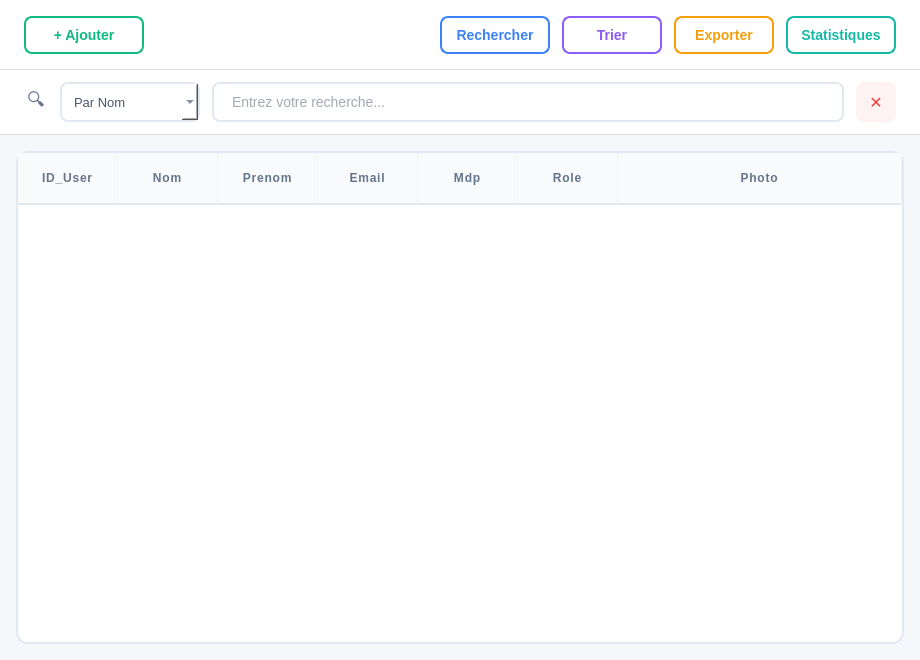
<?xml version="1.0" encoding="UTF-8"?>
<ui version="4.0">
 <class>UsersPage</class>
 <widget class="QWidget" name="UsersPage">
  <property name="geometry">
   <rect>
    <x>0</x>
    <y>0</y>
    <width>920</width>
    <height>660</height>
   </rect>
  </property>
  <property name="windowTitle">
   <string>Users</string>
  </property>
  <property name="styleSheet">
   <string notr="true">
}</string>
  </property>
  <layout class="QVBoxLayout" name="mainLayout">
   <property name="spacing">
    <number>0</number>
   </property>
   <property name="leftMargin">
    <number>0</number>
   </property>
   <property name="topMargin">
    <number>0</number>
   </property>
   <property name="rightMargin">
    <number>0</number>
   </property>
   <property name="bottomMargin">
    <number>0</number>
   </property>
   <item>
    <widget class="QWidget" name="toolbar" native="true">
     <property name="minimumSize">
      <size>
       <width>0</width>
       <height>70</height>
      </size>
     </property>
     <property name="maximumSize">
      <size>
       <width>16777215</width>
       <height>70</height>
      </size>
     </property>
     <property name="styleSheet">
      <string notr="true">QWidget#toolbar {
    background-color: #FFFFFF;
    border-bottom: 1px solid #E0E0E0;
}</string>
     </property>
     <layout class="QHBoxLayout" name="toolbarLayout">
      <property name="spacing">
       <number>12</number>
      </property>
      <property name="leftMargin">
       <number>24</number>
      </property>
      <property name="topMargin">
       <number>16</number>
      </property>
      <property name="rightMargin">
       <number>24</number>
      </property>
      <property name="bottomMargin">
       <number>16</number>
      </property>
      <item>
       <widget class="QToolButton" name="addButtonUser">
        <property name="minimumSize">
         <size>
          <width>120</width>
          <height>38</height>
         </size>
        </property>
        <property name="maximumSize">
         <size>
          <width>120</width>
          <height>38</height>
         </size>
        </property>
        <property name="cursor">
         <cursorShape>PointingHandCursor</cursorShape>
        </property>
        <property name="styleSheet">
         <string notr="true">QToolButton {
    background-color: transparent;
    color: #10B981;
    border: 2px solid #10B981;
    border-radius: 8px;
    font-family: 'Segoe UI', sans-serif;
    font-size: 14px;
    font-weight: 600;
    padding: 0px 16px;
}
QToolButton:hover {
    background-color: #10B981;
    color: white;
    border-color: #10B981;
}
QToolButton:pressed {
    background-color: #059669;
    border-color: #059669;
}</string>
        </property>
        <property name="text">
         <string>+ Ajouter</string>
        </property>
       </widget>
      </item>
      <item>
       <spacer name="horizontalSpacer">
        <property name="orientation">
         <enum>Qt::Orientation::Horizontal</enum>
        </property>
        <property name="sizeHint" stdset="0">
         <size>
          <width>40</width>
          <height>20</height>
         </size>
        </property>
       </spacer>
      </item>
      <item>
       <widget class="QToolButton" name="searchButtonUser">
        <property name="minimumSize">
         <size>
          <width>110</width>
          <height>38</height>
         </size>
        </property>
        <property name="maximumSize">
         <size>
          <width>110</width>
          <height>38</height>
         </size>
        </property>
        <property name="cursor">
         <cursorShape>PointingHandCursor</cursorShape>
        </property>
        <property name="styleSheet">
         <string notr="true">QToolButton {
    background-color: transparent;
    color: #3B82F6;
    border: 2px solid #3B82F6;
    border-radius: 8px;
    font-family: 'Segoe UI', sans-serif;
    font-size: 14px;
    font-weight: 600;
    padding: 0px 12px;
}
QToolButton:hover {
    background-color: #3B82F6;
    color: white;
    border-color: #3B82F6;
}
QToolButton:pressed {
    background-color: #2563EB;
    border-color: #2563EB;
}</string>
        </property>
        <property name="text">
         <string>Rechercher</string>
        </property>
       </widget>
      </item>
      <item>
       <widget class="QToolButton" name="sortButtonUser">
        <property name="minimumSize">
         <size>
          <width>100</width>
          <height>38</height>
         </size>
        </property>
        <property name="maximumSize">
         <size>
          <width>100</width>
          <height>38</height>
         </size>
        </property>
        <property name="cursor">
         <cursorShape>PointingHandCursor</cursorShape>
        </property>
        <property name="styleSheet">
         <string notr="true">QToolButton {
    background-color: transparent;
    color: #8B5CF6;
    border: 2px solid #8B5CF6;
    border-radius: 8px;
    font-family: 'Segoe UI', sans-serif;
    font-size: 14px;
    font-weight: 600;
    padding: 0px 12px;
}
QToolButton:hover {
    background-color: #8B5CF6;
    color: white;
    border-color: #8B5CF6;
}
QToolButton:pressed {
    background-color: #7C3AED;
    border-color: #7C3AED;
}</string>
        </property>
        <property name="text">
         <string>Trier</string>
        </property>
        <property name="popupMode">
         <enum>QToolButton::ToolButtonPopupMode::InstantPopup</enum>
        </property>
       </widget>
      </item>
      <item>
       <widget class="QToolButton" name="exportButtonUser">
        <property name="minimumSize">
         <size>
          <width>100</width>
          <height>38</height>
         </size>
        </property>
        <property name="maximumSize">
         <size>
          <width>100</width>
          <height>38</height>
         </size>
        </property>
        <property name="cursor">
         <cursorShape>PointingHandCursor</cursorShape>
        </property>
        <property name="styleSheet">
         <string notr="true">QToolButton {
    background-color: transparent;
    color: #F59E0B;
    border: 2px solid #F59E0B;
    border-radius: 8px;
    font-family: 'Segoe UI', sans-serif;
    font-size: 14px;
    font-weight: 600;
    padding: 0px 12px;
}
QToolButton:hover {
    background-color: #F59E0B;
    color: white;
    border-color: #F59E0B;
}
QToolButton:pressed {
    background-color: #D97706;
    border-color: #D97706;
}</string>
        </property>
        <property name="text">
         <string>Exporter</string>
        </property>
        <property name="popupMode">
         <enum>QToolButton::ToolButtonPopupMode::InstantPopup</enum>
        </property>
       </widget>
      </item>
      <item>
       <widget class="QToolButton" name="statsButtonUser">
        <property name="minimumSize">
         <size>
          <width>110</width>
          <height>38</height>
         </size>
        </property>
        <property name="maximumSize">
         <size>
          <width>110</width>
          <height>38</height>
         </size>
        </property>
        <property name="cursor">
         <cursorShape>PointingHandCursor</cursorShape>
        </property>
        <property name="styleSheet">
         <string notr="true">QToolButton {
    background-color: transparent;
    color: #14B8A6;
    border: 2px solid #14B8A6;
    border-radius: 8px;
    font-family: 'Segoe UI', sans-serif;
    font-size: 14px;
    font-weight: 600;
    padding: 0px 12px;
}
QToolButton:hover {
    background-color: #14B8A6;
    color: white;
    border-color: #14B8A6;
}
QToolButton:pressed {
    background-color: #0D9488;
    border-color: #0D9488;
}</string>
        </property>
        <property name="text">
         <string>Statistiques</string>
        </property>
       </widget>
      </item>
     </layout>
    </widget>
   </item>
   <item>
    <widget class="QWidget" name="searchBar" native="true">
     <property name="minimumSize">
      <size>
       <width>0</width>
       <height>65</height>
      </size>
     </property>
     <property name="maximumSize">
      <size>
       <width>16777215</width>
       <height>65</height>
      </size>
     </property>
     <property name="styleSheet">
      <string notr="true">QWidget#searchBar {
    background-color: #FFFFFF;
    border-bottom: 1px solid #E0E0E0;
}</string>
     </property>
     <layout class="QHBoxLayout" name="searchBarLayout">
      <property name="spacing">
       <number>12</number>
      </property>
      <property name="leftMargin">
       <number>24</number>
      </property>
      <property name="topMargin">
       <number>12</number>
      </property>
      <property name="rightMargin">
       <number>24</number>
      </property>
      <property name="bottomMargin">
       <number>12</number>
      </property>
      <item>
       <widget class="QLabel" name="searchIconUser">
        <property name="minimumSize">
         <size>
          <width>24</width>
          <height>24</height>
         </size>
        </property>
        <property name="maximumSize">
         <size>
          <width>24</width>
          <height>24</height>
         </size>
        </property>
        <property name="styleSheet">
         <string notr="true">font-size: 18px; background: transparent; color: #64748B;</string>
        </property>
        <property name="text">
         <string>🔍</string>
        </property>
        <property name="alignment">
         <set>Qt::AlignmentFlag::AlignCenter</set>
        </property>
       </widget>
      </item>
      <item>
       <widget class="QComboBox" name="searchTypeComboUser">
        <property name="minimumSize">
         <size>
          <width>140</width>
          <height>40</height>
         </size>
        </property>
        <property name="maximumSize">
         <size>
          <width>140</width>
          <height>40</height>
         </size>
        </property>
        <property name="styleSheet">
         <string notr="true">QComboBox {
    border: 1.5px solid #E2E8F0;
    border-radius: 8px;
    padding: 8px 12px;
    background: #FFFFFF;
    font-family: 'Segoe UI', sans-serif;
    font-size: 13px;
    color: #475569;
}
QComboBox:hover {
    border-color: #C7D2FE;
}
QComboBox:focus {
    border-color: #6366F1;
    background-color: #FAFBFF;
}</string>
        </property>
        <item>
         <property name="text">
          <string>Par Nom</string>
         </property>
        </item>
        <item>
         <property name="text">
          <string>Par Email</string>
         </property>
        </item>
        <item>
         <property name="text">
          <string>Par Role</string>
         </property>
        </item>
       </widget>
      </item>
      <item>
       <widget class="QLineEdit" name="searchInputUser">
        <property name="minimumSize">
         <size>
          <width>0</width>
          <height>40</height>
         </size>
        </property>
        <property name="maximumSize">
         <size>
          <width>16777215</width>
          <height>40</height>
         </size>
        </property>
        <property name="styleSheet">
         <string notr="true">QLineEdit {
    border: 1.5px solid #E2E8F0;
    border-radius: 8px;
    padding: 8px 16px;
    background: #FFFFFF;
    font-family: 'Segoe UI', sans-serif;
    font-size: 14px;
    color: #475569;
}
QLineEdit:hover {
    border-color: #C7D2FE;
}
QLineEdit:focus {
    border-color: #6366F1;
    background-color: #FAFBFF;
}</string>
        </property>
        <property name="placeholderText">
         <string>Entrez votre recherche...</string>
        </property>
       </widget>
      </item>
      <item>
       <widget class="QToolButton" name="clearButtonUser">
        <property name="minimumSize">
         <size>
          <width>40</width>
          <height>40</height>
         </size>
        </property>
        <property name="maximumSize">
         <size>
          <width>40</width>
          <height>40</height>
         </size>
        </property>
        <property name="cursor">
         <cursorShape>PointingHandCursor</cursorShape>
        </property>
        <property name="styleSheet">
         <string notr="true">QToolButton {
    background-color: #FEF2F2;
    color: #EF4444;
    border: none;
    border-radius: 8px;
    font-size: 16px;
    font-weight: bold;
}
QToolButton:hover {
    background-color: #EF4444;
    color: white;
}</string>
        </property>
        <property name="text">
         <string>✕</string>
        </property>
       </widget>
      </item>
     </layout>
    </widget>
   </item>
   <item>
    <widget class="QWidget" name="contentArea" native="true">
     <property name="styleSheet">
      <string notr="true">QWidget#contentArea {
    background-color: #F5F7FA;
}</string>
     </property>
     <layout class="QVBoxLayout" name="contentLayout">
      <property name="spacing">
       <number>0</number>
      </property>
      <property name="leftMargin">
       <number>16</number>
      </property>
      <property name="topMargin">
       <number>16</number>
      </property>
      <property name="rightMargin">
       <number>16</number>
      </property>
      <property name="bottomMargin">
       <number>16</number>
      </property>
      <item>
       <widget class="QTableWidget" name="usersTable">
        <property name="styleSheet">
         <string notr="true">QTableWidget {
    background-color: #FFFFFF;
    border: 1.5px solid #E2E8F0;
    border-radius: 12px;
    gridline-color: #F1F5F9;
    font-family: 'Segoe UI', 'Roboto', sans-serif;
}
QTableWidget::item {
    padding: 14px;
    border-bottom: 1px solid #F1F5F9;
    color: #475569;
    font-size: 13px;
}
QTableWidget::item:selected {
    background-color: #F1F5F9;
    color: #1E293B;
}
QHeaderView::section {
    background-color: #F8FAFC;
    color: #64748B;
    padding: 16px;
    border: none;
    border-bottom: 2px solid #E2E8F0;
    border-right: 1px solid #F1F5F9;
    font-weight: 600;
    font-size: 12px;
    text-transform: uppercase;
    font-family: 'Segoe UI', 'Roboto', sans-serif;
    letter-spacing: 0.8px;
}</string>
        </property>
        <property name="editTriggers">
         <set>QAbstractItemView::EditTrigger::NoEditTriggers</set>
        </property>
        <property name="alternatingRowColors">
         <bool>true</bool>
        </property>
        <property name="selectionMode">
         <enum>QAbstractItemView::SelectionMode::SingleSelection</enum>
        </property>
        <property name="selectionBehavior">
         <enum>QAbstractItemView::SelectionBehavior::SelectRows</enum>
        </property>
        <attribute name="horizontalHeaderStretchLastSection">
         <bool>true</bool>
        </attribute>
        <attribute name="verticalHeaderVisible">
         <bool>false</bool>
        </attribute>
        <column>
         <property name="text">
          <string>ID_User</string>
         </property>
        </column>
        <column>
         <property name="text">
          <string>Nom</string>
         </property>
        </column>
        <column>
         <property name="text">
          <string>Prenom</string>
         </property>
        </column>
        <column>
         <property name="text">
          <string>Email</string>
         </property>
        </column>
        <column>
         <property name="text">
          <string>Mdp</string>
         </property>
        </column>
        <column>
         <property name="text">
          <string>Role</string>
         </property>
        </column>
        <column>
         <property name="text">
          <string>Photo</string>
         </property>
        </column>
       </widget>
      </item>
     </layout>
    </widget>
   </item>
  </layout>
 </widget>
 <resources/>
 <connections/>
</ui>
